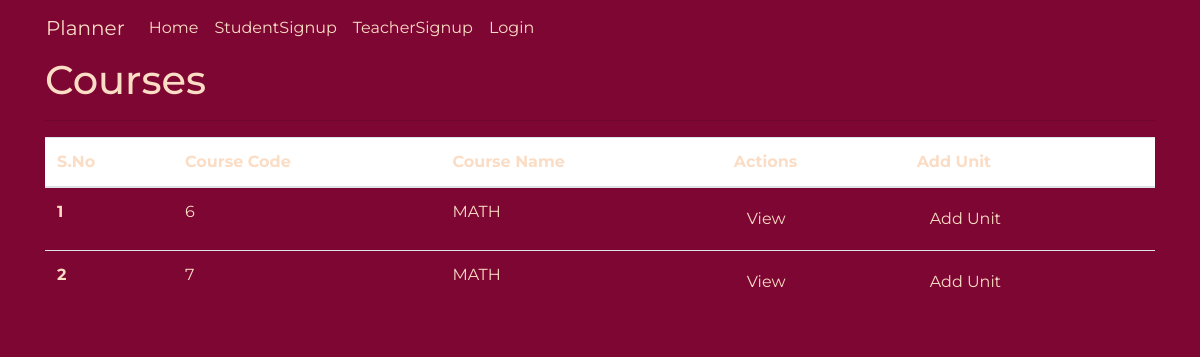
Page /principal/view_courses (signed in) on the committed database.
### account/models.py (models this page shows)
class Course(models.Model):
    SUBJECT = (("MATH", "Mathematics"), ("ENG", "English"),
                  ("HINDI", "Hindi"), ("SCI", "Science"))
    name = models.TextField(default=1,choices=SUBJECT)
    class_no = models.IntegerField(unique=True)
    def __str__(self):
        return str(self.name) +"_"+str(self.class_no)

### principal/views.py (the view)
# urls.py: path('view_courses', views.view_courses, name="view_courses"),
def view_courses(request):
    teacher_profile = TeacherProfile.objects.get(teacher= request.user)
    print(teacher_profile.department)
    courses = Course.objects.filter(name= teacher_profile.department)
    print(courses)
    context ={'courses' : courses}
    return render(request,'principal/viewcourses.html',context)

### templates/principal/viewcourses.html (shortened to what this page needs)
{% extends 'basic.html' %}
{% load static %}
{% load crispy_forms_tags %}
{% block body %}
{% if courses %}
<body>
<div class="container">
  <h1 class="title">Courses</h1>
  <hr>
  <table class="table">
    <thead class="table table-borderless">
      <th scope="col">S.No</th>
      <th scope="col">Course Code</th>
      <th scope="col">Course Name</th>
      <th scope="col">Actions</th>
      <th scope="col">Add Unit</th>
    </thead>
    <tbody>
      {%  for c in courses %}
      <tr>
        <th scope="row">{{ forloop.counter }}</th>
        <td>{{ c.class_no }}</td>
        <td>{{ c.name }}</td>
        <td>
          <a href="{%url 'completedetails_course' c.id %}" class="btn">View</a>
        </td>
        <td>
          <a href="{%url 'add_unit' c.id %}" class="btn ">Add Unit</a>
        </td>
      </tr>
      {% endfor %}
    </tbody>
  </table>
    {% else %}
    <h6 style="margin-top: 100px;color: #c9302c"> No courses present!!! </h6>
    {% endif %}
</div>
{% endblock body %}

### static/css/basic.css (style rules this page uses)
* { margin: 0; padding: 0; outline: none; box-sizing: border-box; font-family: 'Montserrat', sans-serif; }
body { background-color: #7d0633 !important; margin-bottom: 20px; }
.container { background-color: #7d0633 !important; color: #fbdcc4 !important; }
.btn { background-color: #7d0633; color: #fbdcc4; }

### rows in the picture
Course: class_no "6", name "MATH"
Course: class_no "7", name "MATH"
